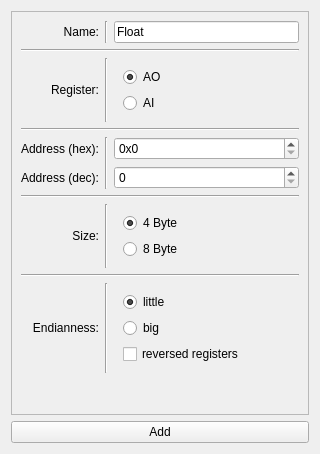
<?xml version="1.0" encoding="UTF-8"?>
<ui version="4.0">
 <class>InspectSHMAddFloat</class>
 <widget class="QWidget" name="InspectSHMAddFloat">
  <property name="geometry">
   <rect>
    <x>0</x>
    <y>0</y>
    <width>320</width>
    <height>454</height>
   </rect>
  </property>
  <property name="minimumSize">
   <size>
    <width>300</width>
    <height>150</height>
   </size>
  </property>
  <property name="maximumSize">
   <size>
    <width>16777215</width>
    <height>16777215</height>
   </size>
  </property>
  <property name="windowTitle">
   <string>Add Float</string>
  </property>
  <layout class="QGridLayout" name="gridLayout">
   <item row="0" column="0" colspan="3">
    <widget class="QScrollArea" name="scrollArea">
     <property name="widgetResizable">
      <bool>true</bool>
     </property>
     <widget class="QWidget" name="scrollAreaWidgetContents">
      <property name="geometry">
       <rect>
        <x>0</x>
        <y>0</y>
        <width>304</width>
        <height>398</height>
       </rect>
      </property>
      <layout class="QGridLayout" name="gridLayout_3">
       <item row="5" column="0">
        <widget class="QLabel" name="label_6">
         <property name="sizePolicy">
          <sizepolicy hsizetype="Preferred" vsizetype="Preferred">
           <horstretch>2</horstretch>
           <verstretch>0</verstretch>
          </sizepolicy>
         </property>
         <property name="text">
          <string>Address (dec):</string>
         </property>
         <property name="alignment">
          <set>Qt::AlignRight|Qt::AlignTrailing|Qt::AlignVCenter</set>
         </property>
        </widget>
       </item>
       <item row="7" column="0">
        <widget class="QLabel" name="label">
         <property name="text">
          <string>Size:</string>
         </property>
         <property name="alignment">
          <set>Qt::AlignRight|Qt::AlignTrailing|Qt::AlignVCenter</set>
         </property>
        </widget>
       </item>
       <item row="0" column="0">
        <widget class="QLabel" name="label_3">
         <property name="text">
          <string>Name:</string>
         </property>
         <property name="alignment">
          <set>Qt::AlignRight|Qt::AlignTrailing|Qt::AlignVCenter</set>
         </property>
        </widget>
       </item>
       <item row="9" column="0">
        <widget class="QLabel" name="label_5">
         <property name="text">
          <string>Endianness:</string>
         </property>
         <property name="alignment">
          <set>Qt::AlignRight|Qt::AlignTrailing|Qt::AlignVCenter</set>
         </property>
        </widget>
       </item>
       <item row="8" column="0" colspan="3">
        <widget class="Line" name="line_5">
         <property name="orientation">
          <enum>Qt::Horizontal</enum>
         </property>
        </widget>
       </item>
       <item row="6" column="0" colspan="3">
        <widget class="Line" name="line_3">
         <property name="orientation">
          <enum>Qt::Horizontal</enum>
         </property>
        </widget>
       </item>
       <item row="9" column="2">
        <widget class="QWidget" name="widget_3" native="true">
         <layout class="QVBoxLayout" name="verticalLayout_2">
          <item>
           <widget class="QRadioButton" name="endian_little">
            <property name="text">
             <string>little</string>
            </property>
            <property name="checked">
             <bool>true</bool>
            </property>
           </widget>
          </item>
          <item>
           <widget class="QRadioButton" name="endian_big">
            <property name="text">
             <string>big</string>
            </property>
           </widget>
          </item>
          <item>
           <widget class="QCheckBox" name="endian_reversed">
            <property name="sizePolicy">
             <sizepolicy hsizetype="Maximum" vsizetype="Fixed">
              <horstretch>2</horstretch>
              <verstretch>0</verstretch>
             </sizepolicy>
            </property>
            <property name="text">
             <string>reversed registers</string>
            </property>
           </widget>
          </item>
         </layout>
        </widget>
       </item>
       <item row="10" column="0">
        <spacer name="verticalSpacer">
         <property name="orientation">
          <enum>Qt::Vertical</enum>
         </property>
         <property name="sizeHint" stdset="0">
          <size>
           <width>20</width>
           <height>40</height>
          </size>
         </property>
        </spacer>
       </item>
       <item row="0" column="1">
        <widget class="Line" name="line_6">
         <property name="orientation">
          <enum>Qt::Vertical</enum>
         </property>
        </widget>
       </item>
       <item row="9" column="1">
        <widget class="Line" name="line_11">
         <property name="orientation">
          <enum>Qt::Vertical</enum>
         </property>
        </widget>
       </item>
       <item row="1" column="0" colspan="3">
        <widget class="Line" name="line">
         <property name="orientation">
          <enum>Qt::Horizontal</enum>
         </property>
        </widget>
       </item>
       <item row="4" column="1" rowspan="2">
        <widget class="Line" name="line_8">
         <property name="orientation">
          <enum>Qt::Vertical</enum>
         </property>
        </widget>
       </item>
       <item row="2" column="1">
        <widget class="Line" name="line_7">
         <property name="orientation">
          <enum>Qt::Vertical</enum>
         </property>
        </widget>
       </item>
       <item row="7" column="1">
        <widget class="Line" name="line_9">
         <property name="orientation">
          <enum>Qt::Vertical</enum>
         </property>
        </widget>
       </item>
       <item row="4" column="0">
        <widget class="QLabel" name="label_2">
         <property name="sizePolicy">
          <sizepolicy hsizetype="Maximum" vsizetype="Preferred">
           <horstretch>0</horstretch>
           <verstretch>0</verstretch>
          </sizepolicy>
         </property>
         <property name="text">
          <string>Address (hex):</string>
         </property>
         <property name="alignment">
          <set>Qt::AlignRight|Qt::AlignTrailing|Qt::AlignVCenter</set>
         </property>
        </widget>
       </item>
       <item row="3" column="0" colspan="3">
        <widget class="Line" name="line_2">
         <property name="orientation">
          <enum>Qt::Horizontal</enum>
         </property>
        </widget>
       </item>
       <item row="7" column="2">
        <widget class="QWidget" name="widget" native="true">
         <layout class="QVBoxLayout" name="verticalLayout">
          <item>
           <widget class="QRadioButton" name="size_4">
            <property name="text">
             <string>4 Byte</string>
            </property>
            <property name="checked">
             <bool>true</bool>
            </property>
           </widget>
          </item>
          <item>
           <widget class="QRadioButton" name="size_8">
            <property name="text">
             <string>8 Byte</string>
            </property>
            <property name="checked">
             <bool>false</bool>
            </property>
           </widget>
          </item>
         </layout>
        </widget>
       </item>
       <item row="4" column="2">
        <widget class="QSpinBox" name="address">
         <property name="sizePolicy">
          <sizepolicy hsizetype="Expanding" vsizetype="Fixed">
           <horstretch>0</horstretch>
           <verstretch>0</verstretch>
          </sizepolicy>
         </property>
         <property name="prefix">
          <string>0x</string>
         </property>
         <property name="displayIntegerBase">
          <number>16</number>
         </property>
        </widget>
       </item>
       <item row="5" column="2">
        <widget class="QSpinBox" name="address_dec">
         <property name="minimumSize">
          <size>
           <width>80</width>
           <height>0</height>
          </size>
         </property>
        </widget>
       </item>
       <item row="2" column="2">
        <widget class="QWidget" name="widget_4" native="true">
         <layout class="QGridLayout" name="gridLayout_4">
          <item row="0" column="0">
           <widget class="QRadioButton" name="reg_AO">
            <property name="text">
             <string>AO</string>
            </property>
            <property name="checked">
             <bool>true</bool>
            </property>
           </widget>
          </item>
          <item row="1" column="0">
           <widget class="QRadioButton" name="reg_AI">
            <property name="text">
             <string>AI</string>
            </property>
           </widget>
          </item>
         </layout>
        </widget>
       </item>
       <item row="0" column="2">
        <widget class="QLineEdit" name="name">
         <property name="text">
          <string>Float</string>
         </property>
        </widget>
       </item>
       <item row="2" column="0">
        <widget class="QLabel" name="label_7">
         <property name="text">
          <string>Register:</string>
         </property>
         <property name="alignment">
          <set>Qt::AlignRight|Qt::AlignTrailing|Qt::AlignVCenter</set>
         </property>
        </widget>
       </item>
      </layout>
     </widget>
    </widget>
   </item>
   <item row="4" column="0" colspan="3">
    <widget class="QPushButton" name="button_add">
     <property name="text">
      <string>Add</string>
     </property>
    </widget>
   </item>
  </layout>
 </widget>
 <resources/>
 <connections/>
</ui>
